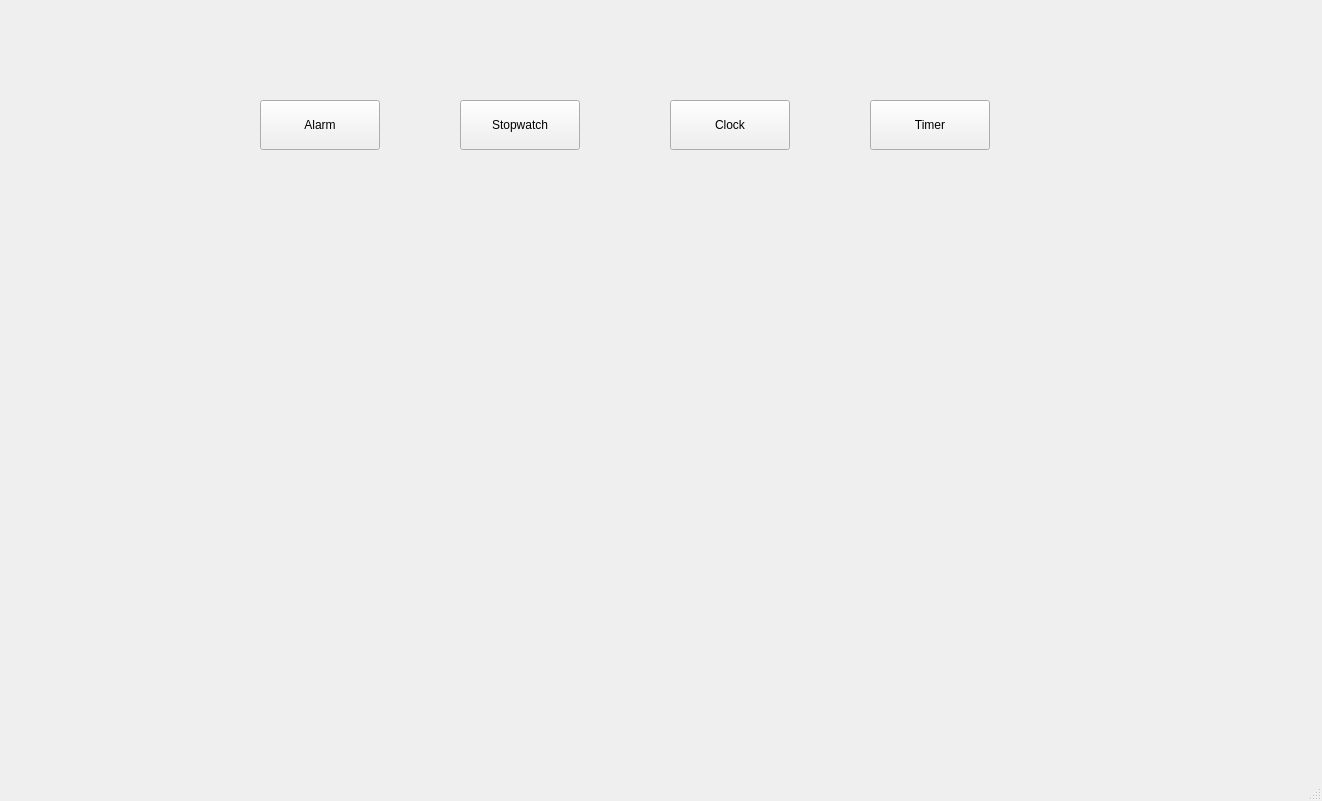
<?xml version="1.0" encoding="UTF-8"?>
<ui version="4.0">
 <class>MainWindow</class>
 <widget class="QMainWindow" name="MainWindow">
  <property name="geometry">
   <rect>
    <x>0</x>
    <y>0</y>
    <width>1322</width>
    <height>801</height>
   </rect>
  </property>
  <property name="windowTitle">
   <string>MainWindow</string>
  </property>
  <widget class="QWidget" name="centralwidget">
   <widget class="QPushButton" name="btnAlarm">
    <property name="geometry">
     <rect>
      <x>260</x>
      <y>100</y>
      <width>120</width>
      <height>50</height>
     </rect>
    </property>
    <property name="sizePolicy">
     <sizepolicy hsizetype="Minimum" vsizetype="Expanding">
      <horstretch>0</horstretch>
      <verstretch>0</verstretch>
     </sizepolicy>
    </property>
    <property name="text">
     <string>Alarm</string>
    </property>
   </widget>
   <widget class="QPushButton" name="btnStopwatch">
    <property name="geometry">
     <rect>
      <x>460</x>
      <y>100</y>
      <width>120</width>
      <height>50</height>
     </rect>
    </property>
    <property name="sizePolicy">
     <sizepolicy hsizetype="Minimum" vsizetype="Expanding">
      <horstretch>0</horstretch>
      <verstretch>0</verstretch>
     </sizepolicy>
    </property>
    <property name="text">
     <string>Stopwatch</string>
    </property>
   </widget>
   <widget class="QPushButton" name="btnClock">
    <property name="geometry">
     <rect>
      <x>670</x>
      <y>100</y>
      <width>120</width>
      <height>50</height>
     </rect>
    </property>
    <property name="sizePolicy">
     <sizepolicy hsizetype="Minimum" vsizetype="Expanding">
      <horstretch>0</horstretch>
      <verstretch>0</verstretch>
     </sizepolicy>
    </property>
    <property name="text">
     <string>Clock</string>
    </property>
   </widget>
   <widget class="QPushButton" name="btnTimer">
    <property name="geometry">
     <rect>
      <x>870</x>
      <y>100</y>
      <width>120</width>
      <height>50</height>
     </rect>
    </property>
    <property name="sizePolicy">
     <sizepolicy hsizetype="Minimum" vsizetype="Expanding">
      <horstretch>0</horstretch>
      <verstretch>0</verstretch>
     </sizepolicy>
    </property>
    <property name="text">
     <string>Timer</string>
    </property>
   </widget>
   <widget class="QStackedWidget" name="stackedWidget">
    <property name="geometry">
     <rect>
      <x>150</x>
      <y>180</y>
      <width>1011</width>
      <height>501</height>
     </rect>
    </property>
    <property name="sizePolicy">
     <sizepolicy hsizetype="Preferred" vsizetype="Expanding">
      <horstretch>0</horstretch>
      <verstretch>0</verstretch>
     </sizepolicy>
    </property>
    <widget class="QWidget" name="pageAlarm"/>
    <widget class="QWidget" name="pageStopwatch">
     <widget class="QPushButton" name="btnPlayStopwatch">
      <property name="geometry">
       <rect>
        <x>150</x>
        <y>300</y>
        <width>150</width>
        <height>60</height>
       </rect>
      </property>
      <property name="text">
       <string>Play</string>
      </property>
     </widget>
     <widget class="QPushButton" name="btnPauseStopwatch">
      <property name="geometry">
       <rect>
        <x>350</x>
        <y>300</y>
        <width>150</width>
        <height>60</height>
       </rect>
      </property>
      <property name="text">
       <string>Pause</string>
      </property>
     </widget>
     <widget class="QPushButton" name="btnResetStopwatch">
      <property name="geometry">
       <rect>
        <x>750</x>
        <y>300</y>
        <width>150</width>
        <height>60</height>
       </rect>
      </property>
      <property name="text">
       <string>Reset</string>
      </property>
     </widget>
     <widget class="QLabel" name="labelTimeStopwatch">
      <property name="geometry">
       <rect>
        <x>270</x>
        <y>120</y>
        <width>351</width>
        <height>81</height>
       </rect>
      </property>
      <property name="font">
       <font>
        <pointsize>50</pointsize>
       </font>
      </property>
      <property name="layoutDirection">
       <enum>Qt::LayoutDirection::LeftToRight</enum>
      </property>
      <property name="text">
       <string>00:00:00</string>
      </property>
     </widget>
     <widget class="QPushButton" name="btnAddLap">
      <property name="geometry">
       <rect>
        <x>550</x>
        <y>300</y>
        <width>150</width>
        <height>60</height>
       </rect>
      </property>
      <property name="text">
       <string>Lap</string>
      </property>
     </widget>
     <widget class="QListWidget" name="listWidgetLaps">
      <property name="geometry">
       <rect>
        <x>670</x>
        <y>60</y>
        <width>301</width>
        <height>201</height>
       </rect>
      </property>
     </widget>
     <widget class="QPushButton" name="btnResumeStopwatch">
      <property name="geometry">
       <rect>
        <x>350</x>
        <y>390</y>
        <width>150</width>
        <height>60</height>
       </rect>
      </property>
      <property name="text">
       <string>Resume</string>
      </property>
     </widget>
    </widget>
    <widget class="QWidget" name="pageClock">
     <widget class="QLabel" name="labelTime">
      <property name="geometry">
       <rect>
        <x>400</x>
        <y>80</y>
        <width>341</width>
        <height>151</height>
       </rect>
      </property>
      <property name="sizePolicy">
       <sizepolicy hsizetype="Preferred" vsizetype="Expanding">
        <horstretch>0</horstretch>
        <verstretch>0</verstretch>
       </sizepolicy>
      </property>
      <property name="font">
       <font>
        <pointsize>30</pointsize>
       </font>
      </property>
      <property name="text">
       <string/>
      </property>
     </widget>
     <widget class="QComboBox" name="comboBoxTimezone">
      <property name="geometry">
       <rect>
        <x>50</x>
        <y>330</y>
        <width>941</width>
        <height>51</height>
       </rect>
      </property>
      <property name="sizePolicy">
       <sizepolicy hsizetype="Preferred" vsizetype="Expanding">
        <horstretch>0</horstretch>
        <verstretch>0</verstretch>
       </sizepolicy>
      </property>
      <property name="font">
       <font>
        <pointsize>15</pointsize>
       </font>
      </property>
     </widget>
     <widget class="QLabel" name="labelDate">
      <property name="geometry">
       <rect>
        <x>400</x>
        <y>220</y>
        <width>361</width>
        <height>61</height>
       </rect>
      </property>
      <property name="font">
       <font>
        <pointsize>30</pointsize>
       </font>
      </property>
      <property name="text">
       <string/>
      </property>
     </widget>
    </widget>
    <widget class="QWidget" name="pageTimer"/>
   </widget>
  </widget>
  <widget class="QMenuBar" name="menubar">
   <property name="geometry">
    <rect>
     <x>0</x>
     <y>0</y>
     <width>1322</width>
     <height>21</height>
    </rect>
   </property>
  </widget>
  <widget class="QStatusBar" name="statusbar"/>
 </widget>
 <resources/>
 <connections/>
</ui>
